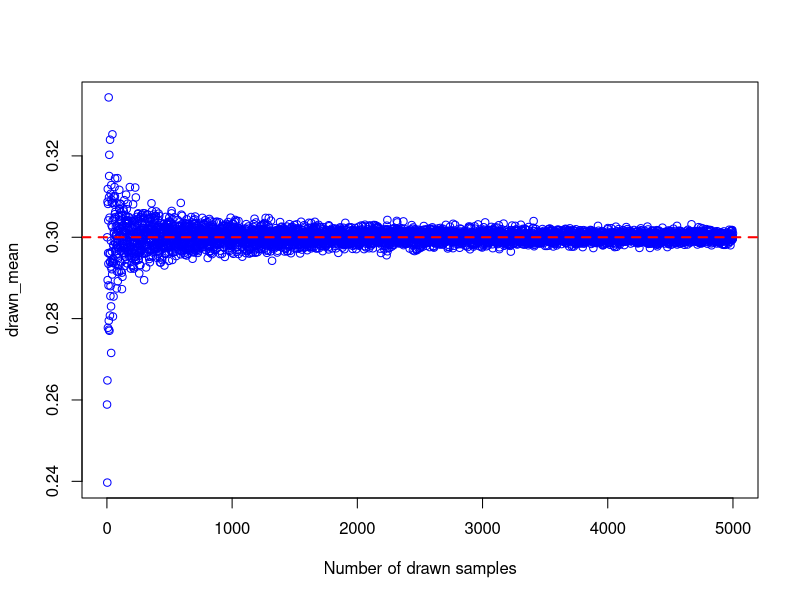
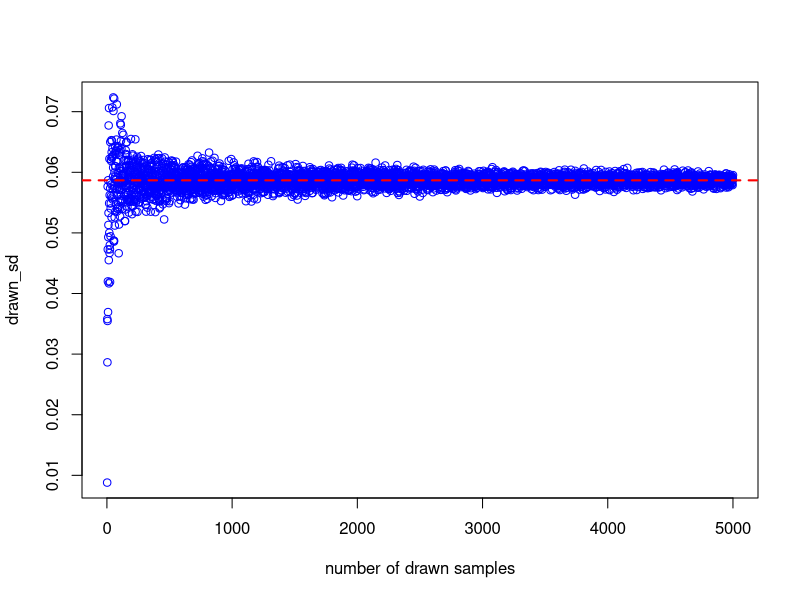
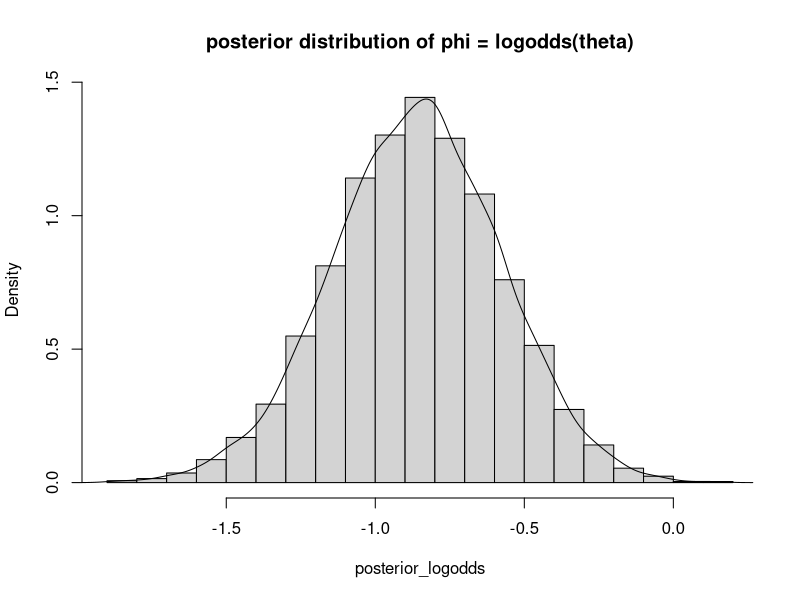
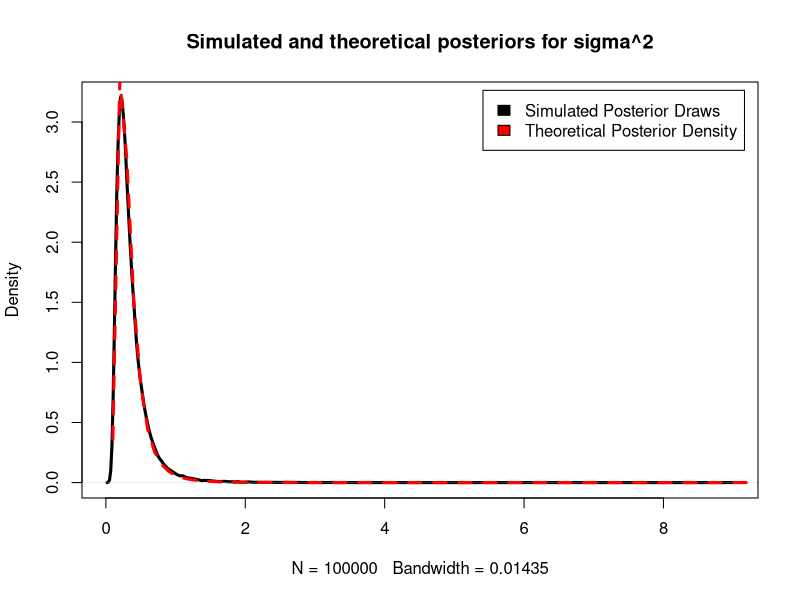
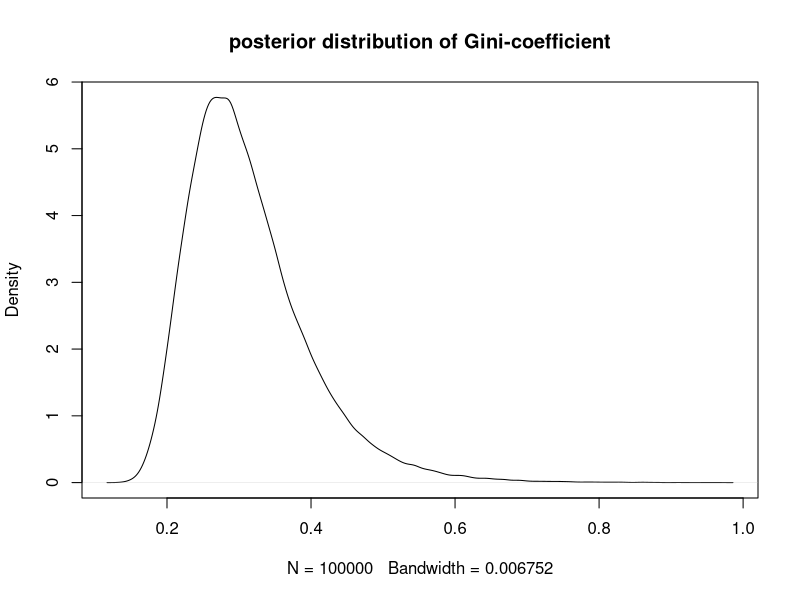
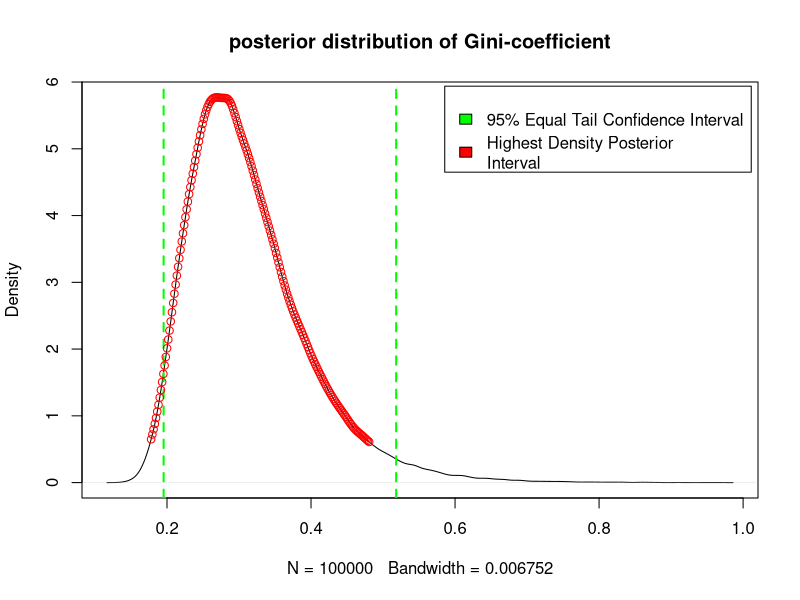
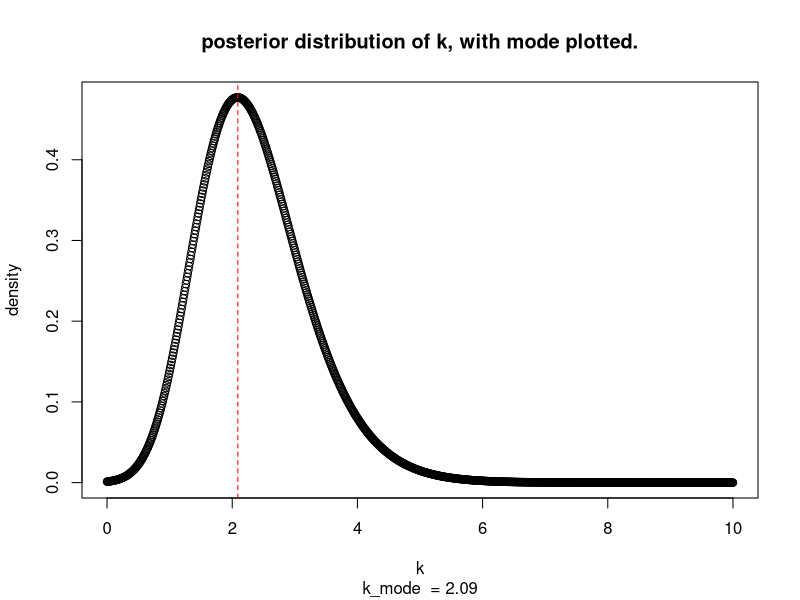

Write R code to recreate these figures, in order.
#-----------------------------------------------------------
#-------------------------------LAB1------------------------
#-----------------------------------------------------------


#---------------------------------1.1a----------------------
#priors
prior_alpha = 5
prior_beta = 5

#observed data
trials = 50
sucesses = 13
fails = trials - sucesses

#posteriors  for beta distr
posterior_alpha = (sucesses+prior_alpha)
posterior_beta = (fails + prior_beta)


N = 5000

drawn_mean = c()
drawn_sd = c()
for ( n in seq(1,N)){
  draw = rbeta(n,prior_alpha+sucesses,prior_beta+fails)
  
  drawn_mean = c(drawn_mean , mean(draw))
  drawn_sd = c(drawn_sd , sd(draw))   
}

#true vals
#mean / expected value of Beta-distr
true_mean = (sucesses+prior_alpha) / (trials + prior_alpha + prior_beta) 

#sd of Beta distr
true_sd = sqrt((posterior_alpha*posterior_beta) / ((posterior_alpha+posterior_beta)^2 * ( posterior_alpha + posterior_beta +1))) 


plot(drawn_mean, col="blue", xlab="Number of drawn samples")
abline(h=true_mean, lty = 2, lwd = 2, col ="red")

plot(drawn_sd,col="blue", xlab = "number of drawn samples")
abline(h=true_sd, lty = 2, lwd = 2, col ="red")



#----------------------------------1.1b-------------------


simulated_posterior_prob = mean(rbeta(10000, posterior_alpha,posterior_beta) <.3 ) #draw from posterior distribution, and check if smaller than 0.3

exact_posterior_prob = pbeta(.3, posterior_alpha, posterior_beta) #get the exact value using pbeta, 

print(paste("simulated:",simulated_posterior_prob,"exact:",exact_posterior_prob,sep=" "))



#---------------------------------1.1c------------------

log_odds <- function(p){
  return(log ( p/(1-p)))
} 


ndraws = 10000
posterior_theta_draws = rbeta(ndraws,posterior_alpha, posterior_beta) # again, draw from posterior distribution

posterior_logodds = log_odds(posterior_theta_draws)

hist(posterior_logodds, freq=F, main = "posterior distribution of phi = logodds(theta)")
lines(density(posterior_logodds))



#-----------------------------2a--------------------------

#priors
mu = 3.5
#sigma unknown with prior p(s^2) ??? 1/s^2

#data
y = c(33, 24, 48, 32, 55, 74, 23, 76 , 17)

n = length(y)
numdraws = 1E5

tau_sq = sum((log(y)-mu)^2)/n   
X_draws = rchisq(numdraws,n-1)

sigma_sq = (n-1)*tau_sq / X_draws   # Simulating draws from Inv?????2(n,??) distribution

# Theoretical density function for Inv?????2(n,??) distribution 
inversechisq <- function(x, v, s){
  density = (((v/2)^(v/2))/gamma(v/2)) * (s^v) * (x^(-(v/2+1))) * (exp((-v*s^2)/(2*x)))
  return (density)
}

# Plotting posterior draws from sampling 
plot(density(sigma_sq), lwd=3, main="Simulated and theoretical posteriors for sigma^2") 
# Plotting posterior distribution using therotical density function 
lines(seq(0.1,15,by=0.1), inversechisq(seq(0.1,15,by=0.1), n, sqrt(tau_sq)), type = "l", col =  "red", lty=2, lwd=3)  
legend("topright", inset=.02, c("Simulated Posterior Draws", "Theoretical Posterior Density"), fill=c("black", "red"))


#------------------------------2b-------------------------

gini = 2*pnorm(sqrt(sigma_sq)/sqrt(2))-1 #formula given in instructions
plot(density(gini),main="posterior distribution of Gini-coefficient")


#-----------------------------2c--------------------------

quants = quantile(gini,probs=c(0.025,0.975))

plot(density(gini),main="posterior distribution of Gini-coefficient")
abline(v=quants, col="green","lwd"=2,lty=2)


#----------------------------2d--------------------------

sorted = sort(gini)
# 2.d)
# Finding density of gini distribution
dense = density(sorted)
# storing coordinate and desnity values in a dataframe
df = data.frame(x=dense$x,y=dense$y)
# sorting dataframe based on density values
df = df[order(df$y),]
# Finding cumulative sum of sorted density values
df$cumsum = cumsum(df$y)
# finding all points at which the cumulative sum is > 5% if the total density ( 95% Highest posterior interval)
TOTAL = sum(df$y)
df_2 = df[df$cumsum>TOTAL*0.05,c("x","y")]

points(df_2,col="red")
legend("topright", inset=.01, c("95% Equal Tail Confidence Interval", "Highest Density Posterior
Interval"), fill=c("green", "red"))


#-----------------------------3a&b---------------------------



y = c(1.83, 2.02, 2.33, -2.79, 2.07, 2.02, -2.44, 2.14, 2.54, 2.23)


p_cond <- function(y,k,mu=2.51){
  n = length(y)
  res = (1/(2*pi*besselI(k,0))^n) * exp(sum(k*cos(y-mu))-k)
  return(res) 
}


probs = c()
part_length = 0.01
tested_k_values = seq(0,10,part_length) 
max_prob = 0
k_max_prob = 0
for (k in tested_k_values){
  p =p_cond(y,k)
  probs = c(probs,p)
  
  if (p > max_prob){
    max_prob = p
    k_max_prob = k
  }
}

plot(x =tested_k_values, y = probs / sum(probs * part_length),ylab = "density", xlab = "k", main = "posterior distribution of k, with mode plotted.", sub = paste("k_mode  =",k_max_prob))
abline(v=k_max_prob, col ="red", lty=2)

